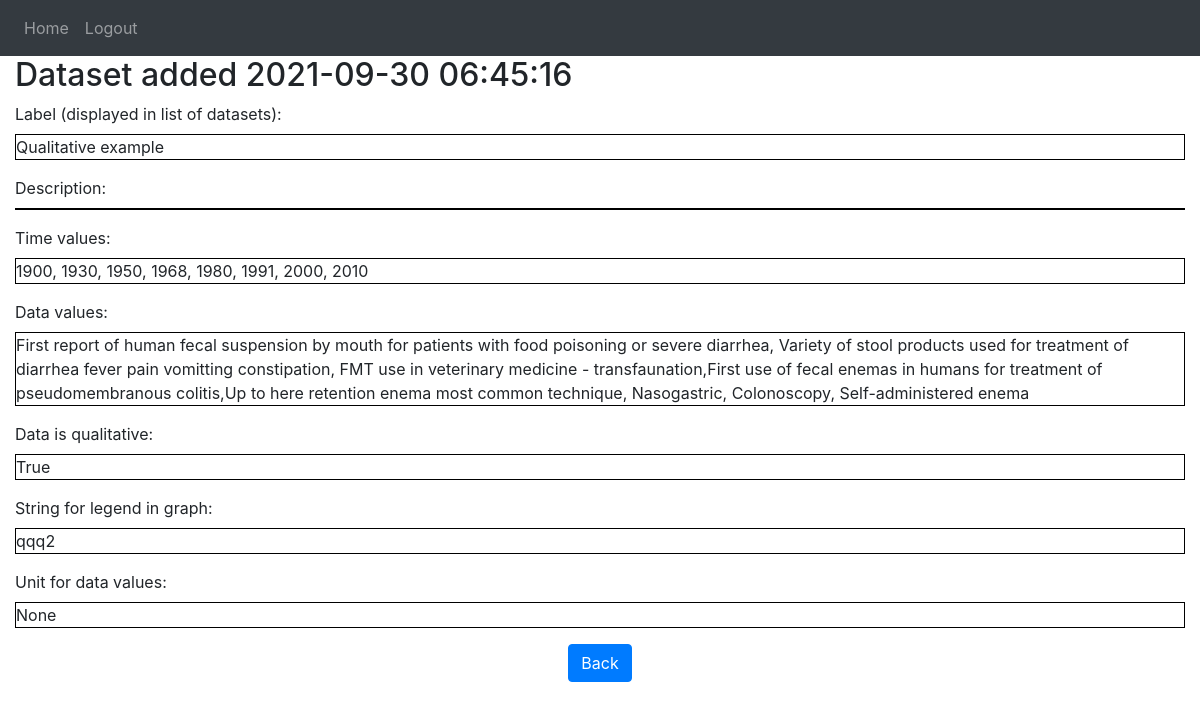
Page /details/85 (signed in) on the committed database.
### website/models.py (models this page shows)
class DataSet(db.Model):
    id = db.Column(db.Integer, primary_key=True)
    id_predef = db.Column(db.Integer, unique=True, nullable=True)  # Unique if not null
    label = db.Column(db.String(LABEL_MAXLENGTH))   # For checkbox lists
    description = db.Column(db.String(DESCRIPTION_MAXLENGTH))
    time_values = db.Column(db.String(DATA_MAXLENGTH))
    data_values = db.Column(db.String(DATA_MAXLENGTH))
    data_is_qualitative = db.Column(db.Boolean, unique=False, default=False)
    data_scale = db.Column(db.Integer, nullable=True)  # Power of ten
    data_unit = db.Column(db.String(UNIT_MAXLENGTH))
    legend = db.Column(db.String(LABEL_MAXLENGTH))
    date = db.Column(db.DateTime(timezone=True), default=func.now())
    user_id = db.Column(db.Integer, db.ForeignKey('user.id'), nullable=True)  # null means predefined data

### website/views.py (the view)
@views.route('/details/<int:id>')
@login_required
def view_dataset(id):
    dataset_to_view = DataSet.query.get_or_404(id)
    form = AddDataSetForm()
    return render_template("view_dataset.html", user=current_user, dataset=dataset_to_view, form=form)

### website/__init__.py (called while the page is built)
def create_app():
    app = Flask(__name__)  # __name__ is 'website'
    app.config['SECRET_KEY'] = '410d1f4eb7412ee625ed5a3562ec1cc6'
    app.config['SQLALCHEMY_DATABASE_URI'] = f'sqlite:///{DB_NAME}'
    app.config['SQLALCHEMY_TRACK_MODIFICATIONS'] = False
    db.init_app(app)
    from .views import views
    from .auth import auth
    app.register_blueprint(views, url_prefix='/')
    app.register_blueprint(auth, url_prefix='/')
    from .models import User
    create_database(app)
    login_manager = LoginManager()
    login_manager.login_view = 'auth.login'
    login_manager.init_app(app)
    @login_manager.user_loader
    def load_user(id):
        return User.query.get(int(id))
    return app

### website/templates/view_dataset.html (shortened to what this page needs)
{% extends "base.html" %}
{% block content %}
<h2>Dataset added {{ dataset.date }}</h2>
{% for key in ['label', 'description', 'time_values', 'data_values', 'data_is_qualitative',
               'legend', 'data_unit'] %}
    {{ form[key].label }}<br />
    <div style="border:1px solid black;">{{ dataset[key] }}</div>
{% endfor %}
<div align="center">
    <a href="{{ url_for('views.home') }}" class="btn btn-primary" role="button" aria-pressed="true">Back</a>
</div>
{% endblock %}

### rows in the picture
DataSet: date "2021-09-30 06:45:16", label "Qualitative example" "1900, 1930, 1950, 1968, 1980, 1991, 2000, 2010" "First report of human fecal suspension by mouth for patients with food poisoning or severe diarrhea, Variety of stool products used for treatment of diarrhea fever pain vomitting constipation, FMT use in veterinary medicine - transfaunation,First use of fecal enemas in humans for treatment of pseudomembranous colitis,Up to here retention enema most common technique, Nasogastric, Colonoscopy, Self-administered enema" "True" "qqq2" "None"
